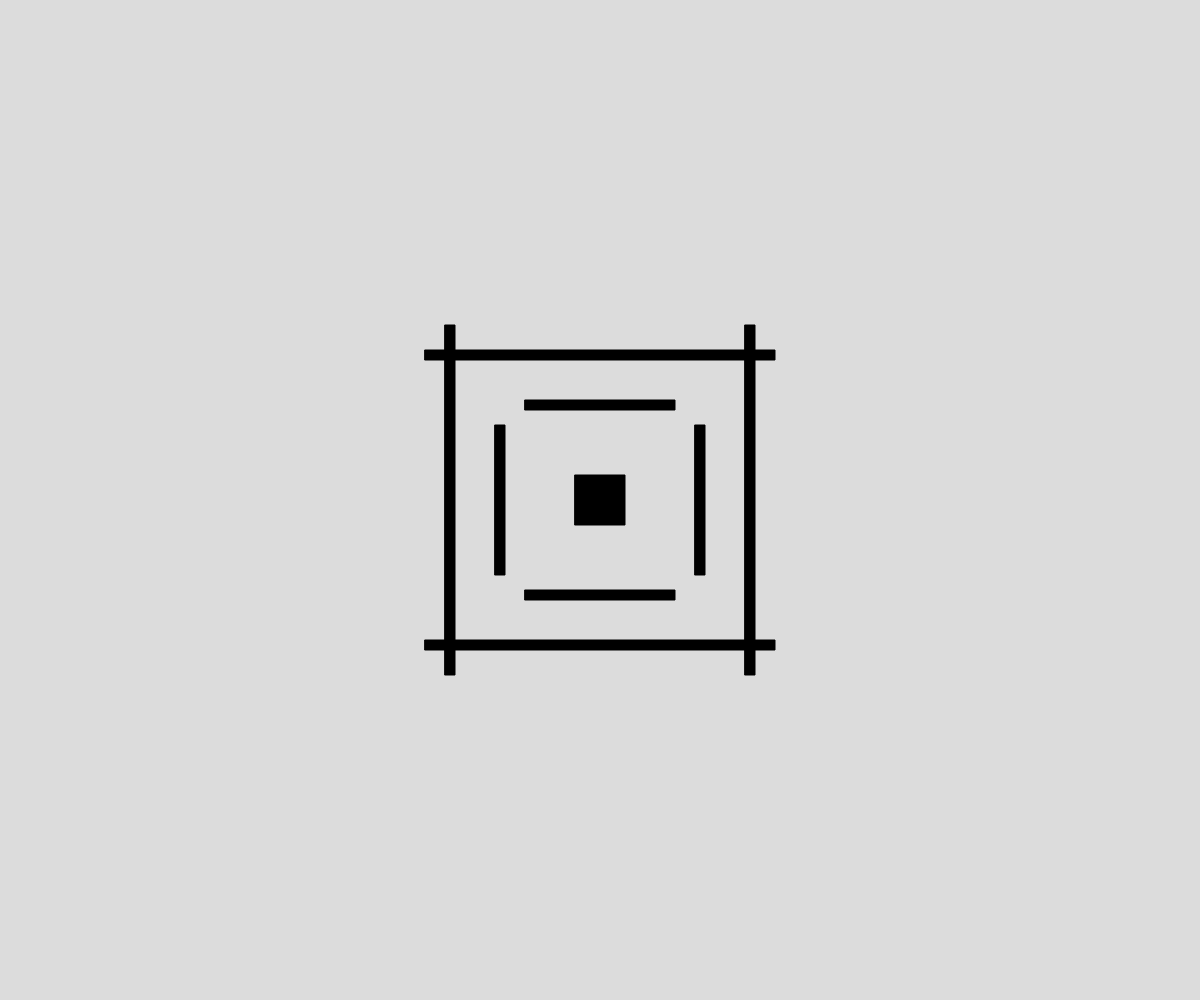
Frame 1 (no input)
Frame 60 (no input): identical to frame 1, image omitted
Frame 120 (the mouse pressed at the canvas centre since frame 60): identical to frame 1, image omitted

The p5.js sketch that drew this single still picture (run headless with seeded random() and noise() and a simulated clock; from frame 60 on, the mouse is pressed at the canvas centre):

// p5.js sketch
// ── sketch.js
let x, y;
let speed1 = 7, speed2 = 1;
let updated = false;

// wall1
let sq1Xleft, sq1Yleft, sq1Xtop, sq1Ytop, sq1Xright, sq1Yright, sq1Xlow, sq1Ylow;
let sq1X, sq1Y, sq1Flag = 0;

// wall2
let sq2Xleft, sq2Yleft, sq2Xtop, sq2Ytop, sq2Xright, sq2Yright, sq2Xlow, sq2Ylow;
let sq2X, sq2Y, sq2Flag = 0;

let wasTouchingLeft = false; // tracks whether we were touching left last frame
let wasTouchingRight = false;

function setup() {
  createCanvas(innerWidth, innerHeight);
  rectMode(CENTER);

  // player start
  x = width / 2;
  y = height / 2;

  // frame centers
  sq1X = width / 2;
  sq1Y = height / 2;

  let a = width / 2;
  let b = height / 2;

  sq1Xleft  = sq2Xleft  = a;
  sq1Yleft  = sq2Yleft  = b;
  sq1Xtop   = sq2Xtop   = a;
  sq1Ytop   = sq2Ytop   = b;
  sq1Xright = sq2Xright = a;
  sq1Yright = sq2Yright = b;
  sq1Xlow   = sq2Xlow   = a;
  sq1Ylow   = sq2Ylow   = b;
}

function draw() {
  background(220);

  // If left wall of frame1 has been hit more than 3 times, slowly move it down
  if (sq1Flag > 3) {
    sq1Yleft += 1; // only left wall of frame1 falls
    sq1Yright += 5; // only left wall of frame1 falls
    sq1Ytop += 3; // only left wall of frame1 falls
    sq1Ylow += 4; // only left wall of frame1 falls
  }
  if (sq2Flag > 3) {
    sq2Yleft += 1; // only left wall of frame1 falls
    sq2Yright += 5;
  }

  // draw frame1 (outer)
  fill("black");
  rect(sq1Xleft - 100, sq1Yleft, 10, 150); // left wall
  rect(sq1Xright + 100, sq1Yright, 10, 150); // right wall
  rect(sq1Xtop, sq1Ytop - 95, 150, 10); // top
  rect(sq1Xlow, sq1Ylow + 95, 150, 10); // bottom

  // draw frame2 (inner) offset visually from frame1
  fill("black");
  rect(sq2Xleft - 150, sq2Yleft, 10, 350); // left wall (bigger frame2 visuals)
  rect(sq2Xright + 150, sq2Yright, 10, 350); // right
  rect(sq2Xtop, sq2Ytop - 145, 350, 10); // top
  rect(sq2Xlow, sq2Ylow + 145, 350, 10); // bottom

  // draw & move the small square
  movingSquare();
}

function movingSquare() {
  fill("black");
  rect(x, y, 50, 50);

  // Base collision limits
  let leftLimit  = sq1Xleft - 70;
  let rightLimit = sq1Xright + 70;
  let topLimit   = sq1Ytop - 65;
  let bottomLimit= sq1Ylow + 65;

  // Expand limits if flag > 3
  if (sq1Flag > 3 && updated == false) {
    leftLimit  -= 45;
    rightLimit += 45;
    topLimit   -= 45;
    print(topLimit)
    bottomLimit+= 45;
    updated = true;
  }
///////////////collision logic by chatgpt until line 98
  // Use leftLimit for touch detection
  let touchingLeft = x - 25 <= leftLimit;//chat
  // Increment flag only on first touch
  if (touchingLeft && !wasTouchingLeft) {   //chat
    sq1Flag += 1;
    console.log('sq1Flag incremented:', sq1Flag);
    if(sq1Flag > 3)
    {
      sq2Flag +=1;
    }
  }
  wasTouchingLeft = touchingLeft;  //chat
  
  let touchingRight = x + 25 >= rightLimit;
   // Increment flag only on first touch
  if (touchingRight && !wasTouchingRight) {   
    sq1Flag += 1;
    console.log('sq1Flag incremented:', sq1Flag);
    if(sq1Flag > 3)
    {
      sq2Flag +=1;
    }
  }
  wasTouchingRight = touchingRight;  


  // Horizontal movement
  if (keyIsDown(LEFT_ARROW)) {
    let nextX = x - speed1;
    if (nextX < leftLimit) {
      x += 70; // small bounce back
    } else {
      x -= speed2;
    }
  } else if (keyIsDown(RIGHT_ARROW)) {
    let nextX = x + speed1;
    if (nextX > rightLimit) {
      x -= 70; // small bounce back
    } else {
      x += speed2;
    }
  }

  // Vertical movement
  if (keyIsDown(UP_ARROW)) {
    let nextY = y - speed1;
    if (nextY < topLimit) {
      console.log("hi")
      y += 70;
    } else {
      y -= speed2;
    }
  } else if (keyIsDown(DOWN_ARROW)) {
    let nextY = y + speed1;
    if (nextY > bottomLimit) {
      y -= 70;
    } else {
      y += speed2;
    }
  }
}
